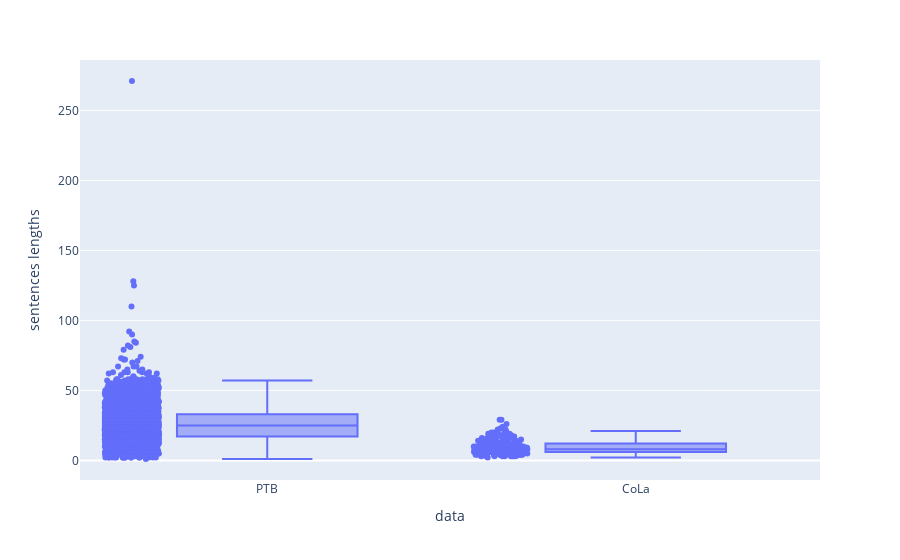

The code cell stored with this chart in its notebook:
### Code cell
import plotly.express as px
names= ['PTB']*len(sentences_lengths_PTB)+['CoLa']*len(sentences_lengths_cola)
lengths = sentences_lengths_PTB+sentences_lengths_cola
df = pd.DataFrame(list(zip(lengths,names)), columns=['sentences lengths','data'])
fig = px.box(df, x="data", y="sentences lengths", points="all")
fig.show()

### Figure 1 — Plotly figure (JSON) as saved in the notebook; plotly's stock layout.template omitted (floating-point values rounded to 4 significant figures; data arrays with more than 128 entries replaced by an {"elided": "..."} marker saying what was removed)
{"data": [{"alignmentgroup": "True", "boxpoints": "all", "hovertemplate": "data=%{x}<br>sentences lengths=%{y}<extra></extra>", "legendgroup": "", "marker": {"color": "#636efa"}, "name": "", "notched": false, "offsetgroup": "", "orientation": "v", "showlegend": false, "type": "box", "x": {"elided": "4236 str values"}, "x0": " ", "xaxis": "x", "y": {"elided": "4236 int values"}, "y0": " ", "yaxis": "y"}], "layout": {"boxmode": "group", "legend": {"tracegroupgap": 0}, "margin": {"t": 60}, "xaxis": {"anchor": "y", "domain": [0, 1], "title": {"text": "data"}}, "yaxis": {"anchor": "x", "domain": [0, 1], "title": {"text": "sentences lengths"}}}}
